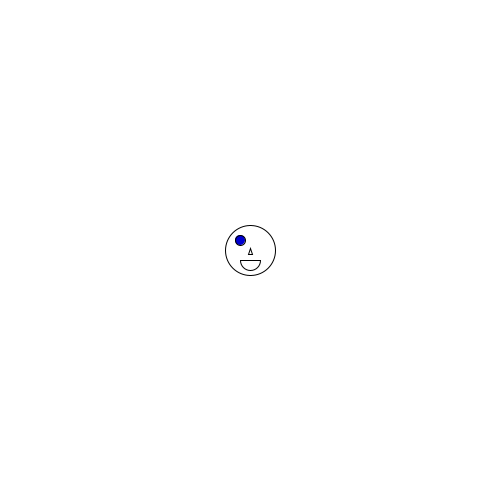
Frame 1 (no input)
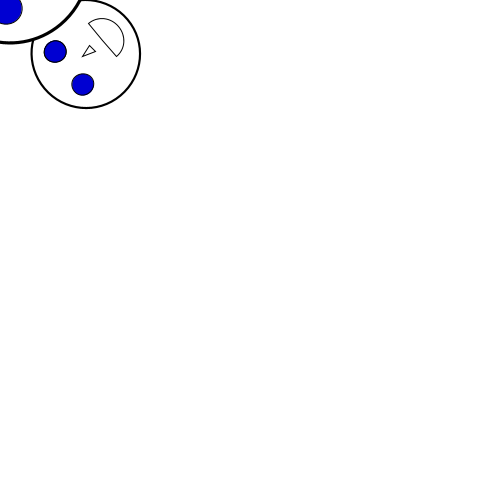
Frame 60 (the mouse pressed at the canvas centre just before this capture)
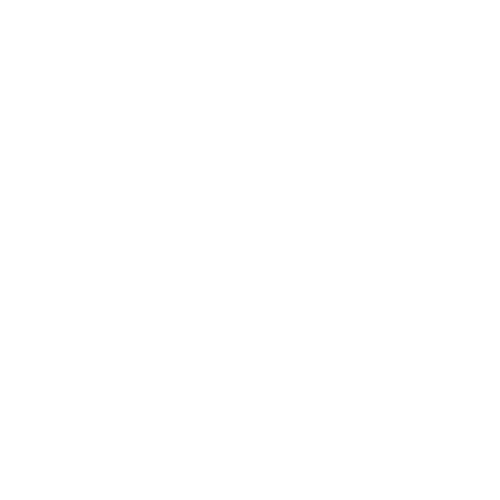
Frame 120 (the mouse held since frame 60 and released just before this capture)

The Processing sketch that drew these frames (run headless with seeded random() and noise(); from frame 60 on, the mouse is pressed at the canvas centre):

// Processing sketch: sketch_260115a
// ── sketch_260115a.pde
//Manda lui il file, mi sono esercitato a fare i disegnini
int angolo = 0;
int shifting = 0;
float dimensionDelta = 0;
void setup() {
  size(500, 500);
  background(255);
  frameRate(5);
}

void draw() {
  background(255);
  translate(width/2, height/2);
  rotate(radians(angolo));
  
  Face face1 = new Face(angolo, dimensionDelta);
  face1.drawFace();
  Face face2 = new Face(angolo, dimensionDelta+0.20);
  face2.drawFace();

  angolo+=10;
  shifting+=10;
  dimensionDelta=random(0,0.50);
}

// ── face.pde
class Face {
  int shift;
  float dimensioneDelta;
  
  Face(int tempShift, float tempDimensionDelta) {
      shift = tempShift;
      dimensioneDelta = tempDimensionDelta;
  } // Niente punto e virgola qui

  void drawFace() {
    stroke(0);

    // 1. La Testa
    strokeWeight(5 * dimensioneDelta);
    circle((0 + shift) * dimensioneDelta, 0, 250 * dimensioneDelta);

    // 2. Il Naso (Triangolo)
    strokeWeight(1);
    triangle(
      (-10 + shift) * dimensioneDelta, (20) * dimensioneDelta,
      (10 + shift) * dimensioneDelta, (20) * dimensioneDelta,
      (0 + shift) * dimensioneDelta, (-8) * dimensioneDelta
      );

    // 3. Gli Occhi
    fill(0, 0, 210);
    circle((-50 + shift) * dimensioneDelta, -50 * dimensioneDelta, 50 * dimensioneDelta);
    circle((50 + shift) * dimensionDelta, -50 * dimensionDelta, 50 * dimensionDelta);

    // 4. La Bocca
    fill(255);
    arc((0 + shift) * dimensioneDelta, 50 * dimensioneDelta, 100 * dimensioneDelta, 100 * dimensioneDelta, 0, PI, PIE);
  }
}
